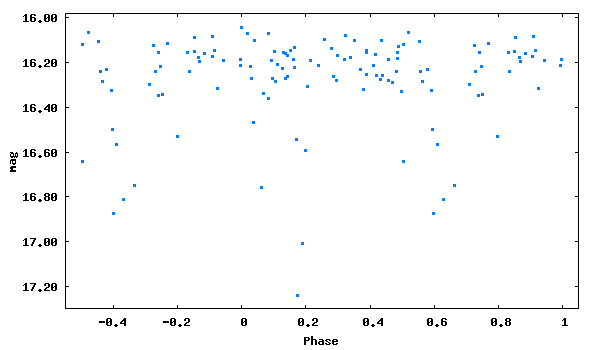

Recreate this plot in gnuplot.
set term png size 600,350 medium
set colors classic
set output 'phase_lc_4.png'
set xlabel 'Phase'
set ylabel 'mag'
#set title 'JDmax = 2446709.42200 + 0.1886944 x E'
set format y '%5.2f'
plot [-0.55:1.05][17.30:15.98] "phase_lc_4.dat" linecolor 3 pointtype 5 pointsize 0.3 title ""
